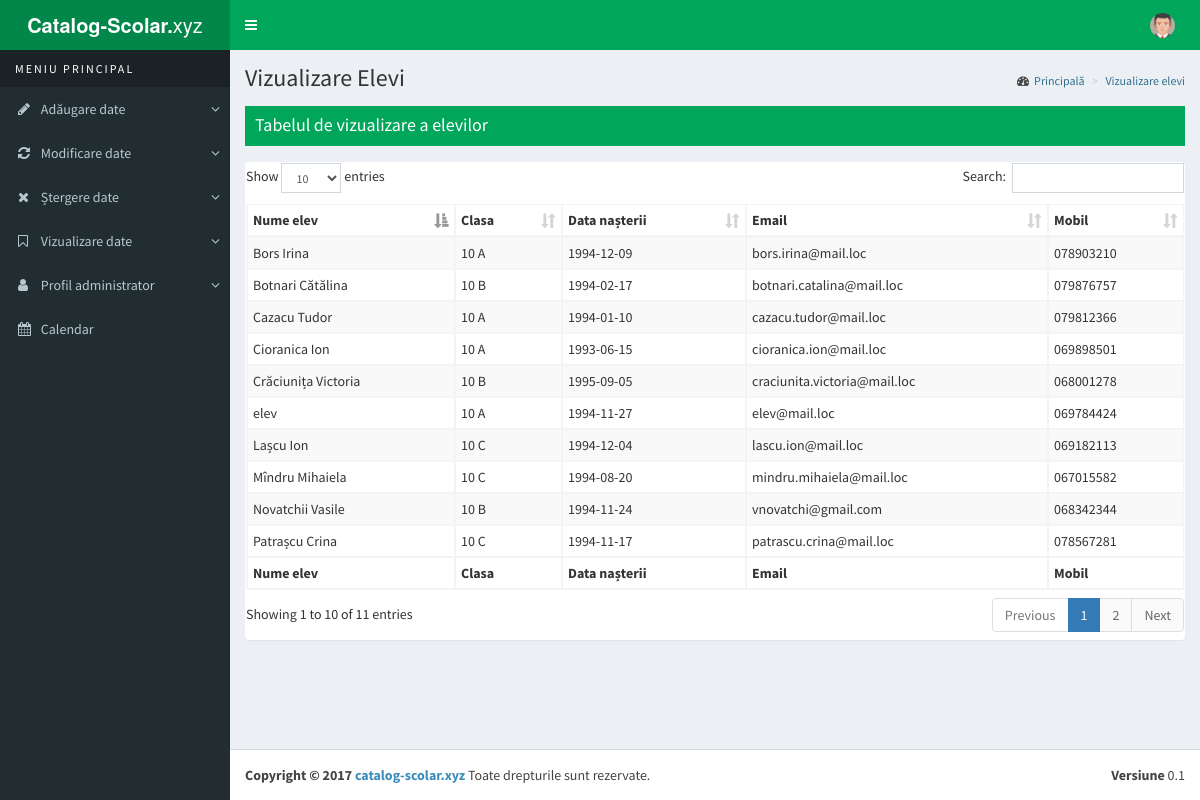
The app's page /root/view/view_learners.php with its own data.
### tables this page shows
CREATE TABLE `users` (
  `user_id` int(11) NOT NULL,
  `user_name` varchar(64) NOT NULL,
  `user_password` varchar(255) NOT NULL,
  `user_category` varchar(10) NOT NULL,
  `user_parent` varchar(255) NOT NULL,
  `user_child` varchar(255) NOT NULL,
  `user_class` varchar(5) NOT NULL,
  `user_btd` date NOT NULL,
  `user_mail` char(255) NOT NULL,
  `user_mob` int(24) NOT NULL,
  `grad_prof` char(24) NOT NULL,
  `disciplina` char(32) NOT NULL
);

### root/view/view_learners.php (called while the page is built, shortened)
<?php
	require_once 'pages/head.php';
	require_once 'pages/header.php';
	require_once 'pages/sidebar.php';
	require_once 'pages/viewlearners.php';
	require_once 'pages/footer.php';
?>

### root/view/pages/viewlearners.php (the view, shortened to what this page needs)
<div class="content-wrapper">
   <section class="content-header">
     <h1>
       Vizualizare Elevi
     </h1>
     <ol class="breadcrumb">
       <li><a href="http://localhost/catalog-scolar/root/learner/" title="pagina de administrare a elevilor" rel="nofollow"><i class="fa fa-dashboard"></i><span class="text-info">Principală</span></a></li>
       <li class="active"><span class="text-info">Vizualizare elevi</span></li>
     </ol>
   </section>
   <section class="content">
     <div class="row">
       <div class="col-md-12">
         <div class="box-header with-border bg-green content-title">
           <h3 class="box-title">Tabelul de vizualizare a elevilor</h3>
         </div>
         <div class="panel">
     <?
       $sql = "SELECT user_name, user_class, user_btd, user_mail, user_mob FROM users WHERE user_category = 'elev' ";
       if($result = mysqli_query($db, $sql)){
           if(mysqli_num_rows($result) > 0){
               echo '<table id="viewTable" class="table table-bordered table-striped table-condensed">';
                   echo '<thead>';
                     echo '<tr>';
                       echo '<th>Nume elev</th>';
                       echo '<th>Clasa</th>';
                       echo '<th>Data nașterii</th>';
                       echo '<th>Email</th>';
                       echo '<th>Mobil</th>';
                     echo '</tr>';
                   echo '<thead>';
                   echo '<tbody>';
               while($row = mysqli_fetch_array($result)){
                   echo "<tr>";
                     echo "<td>" . $row['user_name'] . "</td>";
                     echo "<td>" . $row['user_class'] . "</td>";
                     echo "<td>" . $row['user_btd'] . "</td>";
                     echo "<td>" . $row['user_mail'] . "</td>";
                     echo "<td>". "0" . $row['user_mob'] . "</td>";
                   echo "</tr>";
               }
                 echo '</tbody>';
                   echo '<tfoot>';
                       echo '<tr>';
                         echo '<th>Nume elev</th>';
                         echo '<th>Clasa</th>';
                         echo '<th>Data nașterii</th>';
                         echo '<th>Email</th>';
                         echo '<th>Mobil</th>';
                     echo '</tr>';
                   echo '</tfoot>';
               echo '</table>';
           } else{
               echo "Nici o înregistrare potrivită n-a fost găsită.";
           }
       } else{
           echo "EROARE: $sql. " . mysqli_error($db);
       }
     ?>
       </div>
       </div>
     </div>
   </section>
 </div>

### root/view/pages/head.php (shortened to what this page needs)
<!DOCTYPE html>
<html>
<head>
  <link rel="stylesheet" href="../bootstrap/css/bootstrap.min.css">
  <link rel="stylesheet" href="../dist/css/admin-styles.css">
  <link rel="stylesheet" href="https://cdnjs.cloudflare.com/ajax/libs/font-awesome/4.5.0/css/font-awesome.min.css">
  <link rel="stylesheet" href="../plugins/datatables/dataTables.bootstrap.css">
  <link rel="stylesheet" href="../dist/css/AdminLTE.min.css">
  <link rel="stylesheet" href="../dist/css/skins/skin-green.css">
</head>

### root/view/pages/header.php (shortened to what this page needs)
<?
  $pass=$_SESSION["member_password"];
  $Q = mysqli_query($db,"SELECT user_id,user_name FROM users WHERE user_password='$pass'");
  $Q = mysqli_fetch_row($Q);
  $Q = $Q[1];
  echo '
    <body class="hold-transition skin-green sidebar-mini">
      <div class="wrapper">
      <header class="main-header">
      <a href="http://localhost/catalog-scolar/root/main.php" class="logo">
        <span class="logo-mini"><b>CS</b></span>
        <span class="logo-lg"><b>Catalog-Scolar.</b>xyz</span>
      </a>
    <nav class="navbar navbar-static-top">
      <a href="#" class="sidebar-toggle" data-toggle="offcanvas" role="button">
        <span class="sr-only">Toggle navigation</span>
      </a>
      <div class="navbar-custom-menu">
        <ul class="nav navbar-nav">
          <li class="dropdown user user-menu">
            <a href="http://localhost/catalog-scolar/root/pages/profile.php" title="vezi profilul"" class="dropdown-toggle" data-toggle="dropdown">
              <img src="../dist/img/avatar5.png" class="user-image" alt="User Image">
              <span class="hidden-xs">'. $Q .' </span>
            </a>
            <ul class="dropdown-menu">
              <li class="user-footer">
                <div class="pull-left">
                  <a href="http://localhost/catalog-scolar/root/pages/profile.php" title="vezi profilul" class="btn btn-default btn-flat">Vezi Profilul</a>
                </div>
                <div class="pull-right">
                  <a href="../includes/logout_user.php" class="btn btn-default btn-flat">Deconectare</a>
                </div>
              </li>
            </ul>
          </li>
        </ul>
      </div>
    </nav>
  </header>
  ';
?>

### root/view/pages/sidebar.php (shortened to what this page needs)
<aside class="main-sidebar">
  <section class="sidebar">
    <ul class="sidebar-menu">
      <li class="header" style="color:white;letter-spacing:2px;">MENIU PRINCIPAL</li>
      <li class="treeview">
        <a href="#">
          <i class="fa fa-pencil"></i>
          <span>Adăugare date</span>
          <span class="pull-right-container">
            <i class="fa fa-angle-down pull-right"></i>
          </span>
        </a>
      </li>
      <li class="treeview">
        <a href="#!">
          <i class="fa fa-refresh"></i> <span>Modificare date</span>
          <span class="pull-right-container">
            <i class="fa fa-angle-down pull-right"></i>
          </span>
        </a>
      </li>
      <li class="treeview">
        <a href="#!">
          <i class="fa fa-remove"></i> <span>Ștergere date</span>
          <span class="pull-right-container">
            <i class="fa fa-angle-down pull-right"></i>
          </span>
        </a>
      </li>
      <li class="treeview">
        <a href="#!">
          <i class="fa fa-bookmark-o"></i> <span>Vizualizare date</span>
          <span class="pull-right-container">
            <i class="fa fa-angle-down pull-right"></i>
          </span>
        </a>
      </li>
      <li class="treeview">
        <a href="#!">
          <i class="fa fa-user"></i> <span>Profil administrator</span>
          <span class="pull-right-container">
            <i class="fa fa-angle-down pull-right"></i>
          </span>
        </a>
      </li>
      <li>
        <a href="../pages/calendar.php">
          <i class="fa fa-calendar"></i> <span>Calendar</span>
        </a>
      </li>
    </ul>
  </section>
</aside>

### root/view/pages/footer.php (shortened to what this page needs)
<footer class="main-footer">
	<div class="pull-right hidden-xs">
		<b>Versiune</b> 0.1
	</div>
	<strong>Copyright &copy; <?php echo date('Y'); ?> <a href="http://www.catalog-scolar.xyz" target="_blank" title="deschideți pagina principală a catalogului" rel="nofollow">catalog-scolar.xyz</a></strong> Toate drepturile sunt rezervate.
</footer>
</div>
</body>
</html>

### records on screen
users: user_name "elev", user_class "10 A", user_btd "1994-11-27", user_mail "elev@mail.loc", user_mob "69784424"
users: user_name "Novatchii Vasile", user_class "10 B", user_btd "1994-11-24", user_mail "vnovatchi@gmail.com", user_mob "68342344"
users: user_name "Cioranica Ion", user_class "10 A", user_btd "1993-06-15", user_mail "cioranica.ion@mail.loc", user_mob "69898501"
users: user_name "Cazacu Tudor", user_class "10 A", user_btd "1994-01-10", user_mail "cazacu.tudor@mail.loc", user_mob "79812366"
users: user_name "Bors Irina", user_class "10 A", user_btd "1994-12-09", user_mail "bors.irina@mail.loc", user_mob "78903210"
users: user_name "Botnari Cătălina", user_class "10 B", user_btd "1994-02-17", user_mail "botnari.catalina@mail.loc", user_mob "79876757"
users: user_name "Crăciunița Victoria", user_class "10 B", user_btd "1995-09-05", user_mail "craciunita.victoria@mail.loc", user_mob "68001278"
users: user_name "Mîndru Mihaiela", user_class "10 C", user_btd "1994-08-20", user_mail "mindru.mihaiela@mail.loc", user_mob "67015582"
users: user_name "Patrașcu Crina", user_class "10 C", user_btd "1994-11-17", user_mail "patrascu.crina@mail.loc", user_mob "78567281"
users: user_name "Lașcu Ion", user_class "10 C", user_btd "1994-12-04", user_mail "lascu.ion@mail.loc", user_mob "69182113"
